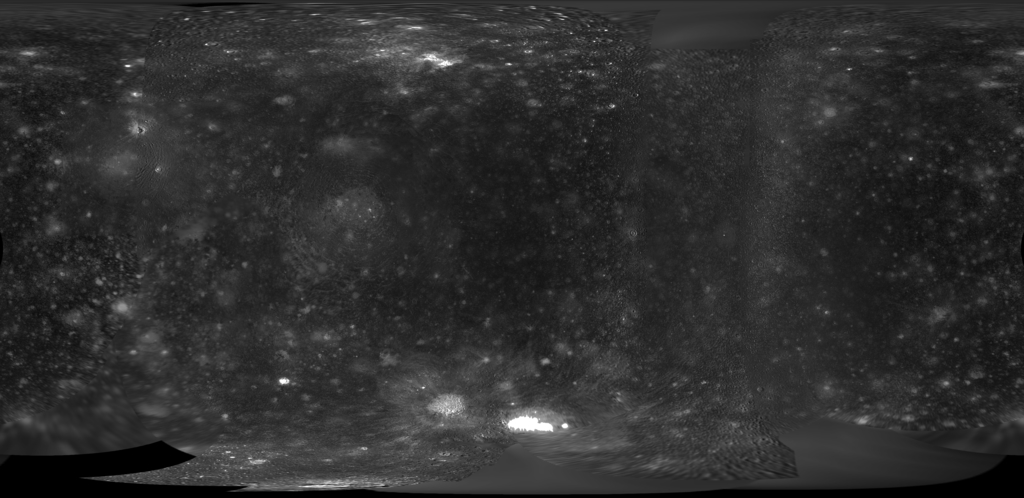
#> input picture Assets/Scripts/Tooling/Python/test_in.png, 1024 x 498 px
$ python ResBooster.py --input test_in.png --output out.png --width 100 --height 100   (older library calls are emulated)
#> lines starting #> are read from the running program, lines starting #| are printed output that depends on the picture
import argparse
import sys
import traceback
#from PIL import Image, ImageFilter
import cv2
import numpy as np

#edge preserving smoothing
#smooth = cv2.bilateralFilter(img, d=9, sigmaColor=75, sigmaSpace=75)

#unsharp masking
#blur = cv2.GaussianBlur(img, (0,0), sigmaX=3)
#sharp = cv2.addWeighted(img, 1.5, blur, -0.5, 0)

#laplacian smoothing
#lap = cv2.Laplacian(img, cv2.CV_16S, ksize=3)
#lap = cv2.convertScaleAbs(lap)
#enhanced = cv2.addWeighted(img, 1.0, lap, 0.3, 0)

#multi-scale wavelet-like detail boosting
#low = cv2.GaussianBlur(img, (0,0), sigmaX=5)
#mid = cv2.GaussianBlur(img, (0,0), sigmaX=2)
#high = img - mid
#mid_detail = mid - low
#result = img + 0.5*mid_detail + 1.0*high

#CLAHE adaptive contrast enhanceent
#clahe = cv2.createCLAHE(clipLimit=2.0, tileGridSize=(8,8))
#enhanced = clahe.apply(img)

#sobel-based edge enhancement
#sobelx = cv2.Sobel(img, cv2.CV_16S, 1, 0)
#sobely = cv2.Sobel(img, cv2.CV_16S, 0, 1)
#edges = cv2.convertScaleAbs(sobelx + sobely)
#enhanced = cv2.addWeighted(img, 1.0, edges, 0.2, 0)


#synthesis suggestions
#multi-scale Retinex (reveals hidden gradients)
#guided filter detail enhancement (adds fine-grain texture without halos)
#noise-guided micro-detail synthesis (adds plausible fine structure using modulated noise)
#wavelet boosting with tuned weights (adds fractal detail)


#load image (no greyscale)
#upscale with lanczos
#edge-preserving smoothing
#unsharp mask
#laplacial detail boost
#clahe
#save resultGive


def upscale_image(input_path, output_path, width, height):
#> called with input_path = 'test_in.png', output_path = 'out.png', width = 100, height = 100
    try:
        #load image (with no changes) - creates a NumPy array
        img = cv2.imread(input_path, cv2.IMREAD_UNCHANGED)
#> img is the input picture: shape (498, 1024); min 0, max 255, mean 46.2

        #upscale image using Lanczos
        img = cv2.resize(img, (width,height), interpolation=cv2.INTER_LANCZOS4)
#> img: shape (100, 100)

        # [7 lines of commented-out code are left out]

        img = np.clip(img, 0, 255).astype(np.uint8)

        #clahe = cv2.createCLAHE(clipLimit=2.0, tileGridSize=(8,8))
        #img = clahe.apply(img)

                #sobel-based edge enhancement
        sobelx = cv2.Sobel(img, cv2.CV_16S, 1, 0)
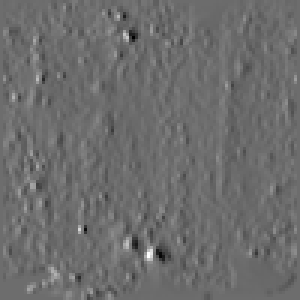
#> sobelx: shape (100, 100) int16 (shown 3 times larger); min -454, max 608, mean 0; drawn with min black and max white
        sobely = cv2.Sobel(img, cv2.CV_16S, 0, 1)
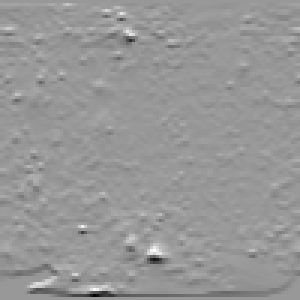
#> sobely: shape (100, 100) int16 (shown 3 times larger); min -763, max 517, mean -2.7; drawn with min black and max white
        edges = cv2.convertScaleAbs(sobelx + sobely)
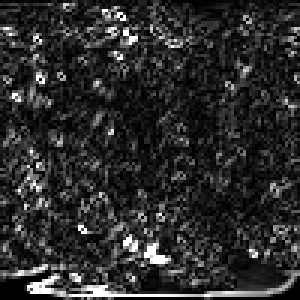
#> edges: shape (100, 100) (shown 3 times larger); min 0, max 255, mean 44.4
        img = cv2.addWeighted(img, 1.0, edges, 0.2, 0)


        #img = hybrid_noise_guided(img, 0.25)


        #guided filter detail enhancement

        #wavelet boosting with tuned weights

        #noise-guided micro-detail synthesis

        #smoothing: unsharp, light laplacian


        # Apply smoothing
        #img = cv2.GaussianBlur(img, (5, 5), 0)
        #edge-preserving smoothing
        #img = cv2.bilateralFilter(img, d=9, sigmaColor=75, sigmaSpace=75)


        #multi-scale wavelet-like detail boosting
        low = cv2.GaussianBlur(img, (0,0), sigmaX=5)
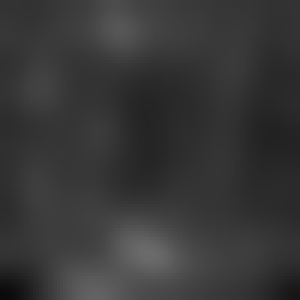
#> low: shape (100, 100) (shown 3 times larger); min 10, max 107, mean 55.3
        mid = cv2.GaussianBlur(img, (0,0), sigmaX=2)
        high = img - mid
        mid_detail = mid - low
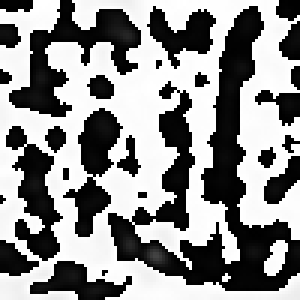
#> mid_detail: shape (100, 100) (shown 3 times larger); min 0, max 255, mean 140.8
        #img = img + 0.5*mid_detail + 1.0*high


        #unsharp masking
        blur = cv2.GaussianBlur(img, (0,0), sigmaX=3)
        img = cv2.addWeighted(img, 1.5, blur, -0.5, 0)

        #laplacian smoothing
        img = np.clip(img, 0, 255).astype(np.uint8)
        lap = cv2.Laplacian(img, cv2.CV_16S, ksize=3)
        lap = cv2.convertScaleAbs(lap)
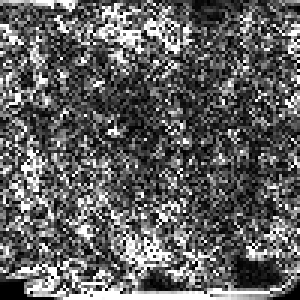
#> lap: shape (100, 100) (shown 3 times larger); min 0, max 255, mean 96.9
        img = cv2.addWeighted(img, 1.0, lap, 0.3, 0)
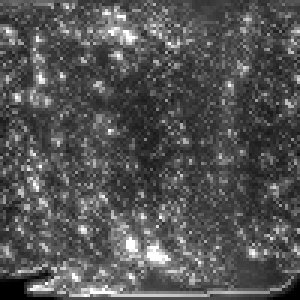
#> img: shape (100, 100) (shown 3 times larger); min 0, max 255, mean 83.8


        # Save output
        cv2.imwrite(output_path, img)

        print(f"[OK] Generated: {output_path}")
        return 0

    except Exception as e:
        print(f"[ERROR] {sys.stderr(e)}")
        return 1


# [135 lines left out: functions blend_linear, blend_additive, blend_multiplicative, blend_overlay, blend_soft_light, blend_highpass and 6 more, not called in this run]


def main():
    parser = argparse.ArgumentParser(description="Simple terrain upscaler")
    parser.add_argument("--input", required=True)
    parser.add_argument("--output", required=True)
    parser.add_argument("--width", type=int, required=True)
    parser.add_argument("--height", type=int, required=True)

    args = parser.parse_args()

    exit_code = upscale_image(args.input, args.output, args.width, args.height)
    sys.exit(exit_code)
#> (the program exits here)
